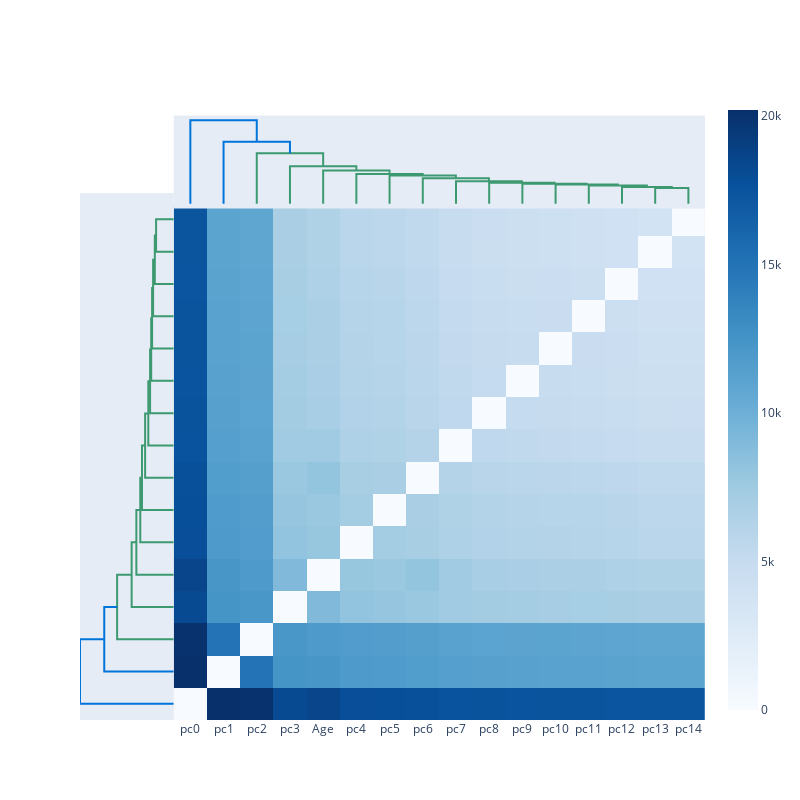

The notebook cell saved with this chart:
### Code cell
import plotly.graph_objects as go
import plotly.figure_factory as ff

import numpy as np
from scipy.spatial.distance import pdist, squareform


# get data

data=X_re_small
#data = np.genfromtxt("http://files.figshare.com/2133304/ExpRawData_E_TABM_84_A_AFFY_44.tab",
#                   names=True,usecols=tuple(range(1,30)),dtype=float, delimiter="\t")
data_array = data.values
data_array = data_array.transpose()
labels =data.columns

# Initialize figure by creating upper dendrogram
fig = ff.create_dendrogram(data_array, orientation='bottom', labels=labels)
for i in range(len(fig['data'])):
    fig['data'][i]['yaxis'] = 'y2'

# Create Side Dendrogram
dendro_side = ff.create_dendrogram(data_array, orientation='right')
for i in range(len(dendro_side['data'])):
    dendro_side['data'][i]['xaxis'] = 'x2'

# Add Side Dendrogram Data to Figure
for data in dendro_side['data']:
    fig.add_trace(data)

# Create Heatmap
dendro_leaves = dendro_side['layout']['yaxis']['ticktext']
dendro_leaves = list(map(int, dendro_leaves))
data_dist = pdist(data_array,metric='euclidean')
#data_dist = pdist(data_array,metric='cosine')

heat_data = squareform(data_dist)
heat_data = heat_data[dendro_leaves,:]
heat_data = heat_data[:,dendro_leaves]

heatmap = [
    go.Heatmap(
        x = dendro_leaves,
        y = dendro_leaves,
        z = heat_data,
        colorscale = 'Blues'
    )
]

heatmap[0]['x'] = fig['layout']['xaxis']['tickvals']
heatmap[0]['y'] = dendro_side['layout']['yaxis']['tickvals']

# Add Heatmap Data to Figure
for data in heatmap:
    fig.add_trace(data)

# Edit Layout
fig.update_layout({'width':800, 'height':800,
                         'showlegend':False, 'hovermode': 'closest',
                         })
# Edit xaxis
fig.update_layout(xaxis={'domain': [.15, 1],
                                  'mirror': False,
                                  'showgrid': False,
                                  'showline': False,
                                  'zeroline': False,
                                  'ticks':""})
# Edit xaxis2
fig.update_layout(xaxis2={'domain': [0, .15],
                                   'mirror': False,
                                   'showgrid': False,
                                   'showline': False,
                                   'zeroline': False,
                                   'showticklabels': False,
                                   'ticks':""})

# Edit yaxis
fig.update_layout(yaxis={'domain': [0, .85],
                                  'mirror': False,
                                  'showgrid': False,
                                  'showline': False,
                                  'zeroline': False,
                                  'showticklabels': False,
                                  'ticks': ""
                        })
# Edit yaxis2
fig.update_layout(yaxis2={'domain':[.825, .975],
                                   'mirror': False,
                                   'showgrid': False,
                                   'showline': False,
                                   'zeroline': False,
                                   'showticklabels': False,
                                   'ticks':""})

# Plot!
fig.show()

### Figure 1 — Plotly figure (JSON) as saved in the notebook; plotly's stock layout.template omitted (floating-point values rounded to 4 significant figures; data arrays with more than 128 entries replaced by an {"elided": "..."} marker saying what was removed)
{"data": [{"hoverinfo": "text", "marker": {"color": "rgb(61,153,112)"}, "mode": "lines", "type": "scatter", "x": [145, 145, 155, 155], "xaxis": "x", "y": [0, 3805.0, 3805.0, 0], "yaxis": "y2"}, {"hoverinfo": "text", "marker": {"color": "rgb(61,153,112)"}, "mode": "lines", "type": "scatter", "x": [135, 135, 150, 150], "xaxis": "x", "y": [0, 4084.0, 4084.0, 3805.0], "yaxis": "y2"}, {"hoverinfo": "text", "marker": {"color": "rgb(61,153,112)"}, "mode": "lines", "type": "scatter", "x": [125, 125, 142.5, 142.5], "xaxis": "x", "y": [0, 4447.0, 4447.0, 4084.0], "yaxis": "y2"}, {"hoverinfo": "text", "marker": {"color": "rgb(61,153,112)"}, "mode": "lines", "type": "scatter", "x": [115, 115, 133.8, 133.8], "xaxis": "x", "y": [0, 4665.0, 4665.0, 4447.0], "yaxis": "y2"}, {"hoverinfo": "text", "marker": {"color": "rgb(61,153,112)"}, "mode": "lines", "type": "scatter", "x": [105, 105, 124.4, 124.4], "xaxis": "x", "y": [0, 4859.0, 4859.0, 4665.0], "yaxis": "y2"}, {"hoverinfo": "text", "marker": {"color": "rgb(61,153,112)"}, "mode": "lines", "type": "scatter", "x": [95, 95, 114.7, 114.7], "xaxis": "x", "y": [0, 5097.0, 5097.0, 4859.0], "yaxis": "y2"}, {"hoverinfo": "text", "marker": {"color": "rgb(61,153,112)"}, "mode": "lines", "type": "scatter", "x": [85, 85, 104.8, 104.8], "xaxis": "x", "y": [0, 5476.0, 5476.0, 5097.0], "yaxis": "y2"}, {"hoverinfo": "text", "marker": {"color": "rgb(61,153,112)"}, "mode": "lines", "type": "scatter", "x": [75, 75, 94.92, 94.92], "xaxis": "x", "y": [0, 6167.0, 6167.0, 5476.0], "yaxis": "y2"}, {"hoverinfo": "text", "marker": {"color": "rgb(61,153,112)"}, "mode": "lines", "type": "scatter", "x": [65, 65, 84.96, 84.96], "xaxis": "x", "y": [0, 6847.0, 6847.0, 6167.0], "yaxis": "y2"}, {"hoverinfo": "text", "marker": {"color": "rgb(61,153,112)"}, "mode": "lines", "type": "scatter", "x": [55, 55, 74.98, 74.98], "xaxis": "x", "y": [0, 7212.0, 7212.0, 6847.0], "yaxis": "y2"}, {"hoverinfo": "text", "marker": {"color": "rgb(61,153,112)"}, "mode": "lines", "type": "scatter", "x": [45, 45, 64.99, 64.99], "xaxis": "x", "y": [0, 8054.0, 8054.0, 7212.0], "yaxis": "y2"}, {"hoverinfo": "text", "marker": {"color": "rgb(61,153,112)"}, "mode": "lines", "type": "scatter", "x": [35, 35, 55.0, 55.0], "xaxis": "x", "y": [0, 9073.0, 9073.0, 8054.0], "yaxis": "y2"}, {"hoverinfo": "text", "marker": {"color": "rgb(61,153,112)"}, "mode": "lines", "type": "scatter", "x": [25, 25, 45.0, 45.0], "xaxis": "x", "y": [0, 12200.0, 12200.0, 9073.0], "yaxis": "y2"}, {"hoverinfo": "text", "marker": {"color": "rgb(0,116,217)"}, "mode": "lines", "type": "scatter", "x": [15, 15, 35.0, 35.0], "xaxis": "x", "y": [0, 14980.0, 14980.0, 12200.0], "yaxis": "y2"}, {"hoverinfo": "text", "marker": {"color": "rgb(0,116,217)"}, "mode": "lines", "type": "scatter", "x": [5, 5, 25.0, 25.0], "xaxis": "x", "y": [0, 20200.0, 20200.0, 14980.0], "yaxis": "y2"}, {"hoverinfo": "text", "marker": {"color": "rgb(61,153,112)"}, "mode": "lines", "type": "scatter", "x": [0, -3805.0, -3805.0, 0], "xaxis": "x2", "y": [145, 145, 155, 155], "yaxis": "y"}, {"hoverinfo": "text", "marker": {"color": "rgb(61,153,112)"}, "mode": "lines", "type": "scatter", "x": [0, -4084.0, -4084.0, -3805.0], "xaxis": "x2", "y": [135, 135, 150, 150], "yaxis": "y"}, {"hoverinfo": "text", "marker": {"color": "rgb(61,153,112)"}, "mode": "lines", "type": "scatter", "x": [0, -4447.0, -4447.0, -4084.0], "xaxis": "x2", "y": [125, 125, 142.5, 142.5], "yaxis": "y"}, {"hoverinfo": "text", "marker": {"color": "rgb(61,153,112)"}, "mode": "lines", "type": "scatter", "x": [0, -4665.0, -4665.0, -4447.0], "xaxis": "x2", "y": [115, 115, 133.8, 133.8], "yaxis": "y"}, {"hoverinfo": "text", "marker": {"color": "rgb(61,153,112)"}, "mode": "lines", "type": "scatter", "x": [0, -4859.0, -4859.0, -4665.0], "xaxis": "x2", "y": [105, 105, 124.4, 124.4], "yaxis": "y"}, {"hoverinfo": "text", "marker": {"color": "rgb(61,153,112)"}, "mode": "lines", "type": "scatter", "x": [0, -5097.0, -5097.0, -4859.0], "xaxis": "x2", "y": [95, 95, 114.7, 114.7], "yaxis": "y"}, {"hoverinfo": "text", "marker": {"color": "rgb(61,153,112)"}, "mode": "lines", "type": "scatter", "x": [0, -5476.0, -5476.0, -5097.0], "xaxis": "x2", "y": [85, 85, 104.8, 104.8], "yaxis": "y"}, {"hoverinfo": "text", "marker": {"color": "rgb(61,153,112)"}, "mode": "lines", "type": "scatter", "x": [0, -6167.0, -6167.0, -5476.0], "xaxis": "x2", "y": [75, 75, 94.92, 94.92], "yaxis": "y"}, {"hoverinfo": "text", "marker": {"color": "rgb(61,153,112)"}, "mode": "lines", "type": "scatter", "x": [0, -6847.0, -6847.0, -6167.0], "xaxis": "x2", "y": [65, 65, 84.96, 84.96], "yaxis": "y"}, {"hoverinfo": "text", "marker": {"color": "rgb(61,153,112)"}, "mode": "lines", "type": "scatter", "x": [0, -7212.0, -7212.0, -6847.0], "xaxis": "x2", "y": [55, 55, 74.98, 74.98], "yaxis": "y"}, {"hoverinfo": "text", "marker": {"color": "rgb(61,153,112)"}, "mode": "lines", "type": "scatter", "x": [0, -8054.0, -8054.0, -7212.0], "xaxis": "x2", "y": [45, 45, 64.99, 64.99], "yaxis": "y"}, {"hoverinfo": "text", "marker": {"color": "rgb(61,153,112)"}, "mode": "lines", "type": "scatter", "x": [0, -9073.0, -9073.0, -8054.0], "xaxis": "x2", "y": [35, 35, 55.0, 55.0], "yaxis": "y"}, {"hoverinfo": "text", "marker": {"color": "rgb(61,153,112)"}, "mode": "lines", "type": "scatter", "x": [0, -12200.0, -12200.0, -9073.0], "xaxis": "x2", "y": [25, 25, 45.0, 45.0], "yaxis": "y"}, {"hoverinfo": "text", "marker": {"color": "rgb(0,116,217)"}, "mode": "lines", "type": "scatter", "x": [0, -14980.0, -14980.0, -12200.0], "xaxis": "x2", "y": [15, 15, 35.0, 35.0], "yaxis": "y"}, {"hoverinfo": "text", "marker": {"color": "rgb(0,116,217)"}, "mode": "lines", "type": "scatter", "x": [0, -20200.0, -20200.0, -14980.0], "xaxis": "x2", "y": [5, 5, 25.0, 25.0], "yaxis": "y"}, {"colorscale": [[0, "rgb(247,251,255)"], [0.125, "rgb(222,235,247)"], [0.25, "rgb(198,219,239)"], [0.375, "rgb(158,202,225)"], [0.5, "rgb(107,174,214)"], [0.625, "rgb(66,146,198)"], [0.75, "rgb(33,113,181)"], [0.875, "rgb(8,81,156)"], [1, "rgb(8,48,107)"]], "type": "heatmap", "x": [5, 15, 25, 35, 45, 55, 65, 75, 85, 95, 105, 115, 125, 135, 145, 155], "y": [5, 15, 25, 35, 45, 55, 65, 75, 85, 95, 105, 115, 125, 135, 145, 155], "z": {"elided": "16x16 float values"}}], "layout": {"autosize": false, "height": 800, "hovermode": "closest", "showlegend": false, "width": 800, "xaxis": {"domain": [0.15, 1], "mirror": false, "rangemode": "tozero", "showgrid": false, "showline": false, "showticklabels": true, "tickmode": "array", "ticks": "", "ticktext": ["pc0", "pc1", "pc2", "pc3", "Age", "pc4", "pc5", "pc6", "pc7", "pc8", "pc9", "pc10", "pc11", "pc12", "pc13", "pc14"], "tickvals": [5, 15, 25, 35, 45, 55, 65, 75, 85, 95, 105, 115, 125, 135, 145, 155], "type": "linear", "zeroline": false}, "xaxis2": {"domain": [0, 0.15], "mirror": false, "showgrid": false, "showline": false, "showticklabels": false, "ticks": "", "zeroline": false}, "yaxis": {"domain": [0, 0.85], "mirror": false, "rangemode": "tozero", "showgrid": false, "showline": false, "showticklabels": false, "ticks": "", "type": "linear", "zeroline": false}, "yaxis2": {"domain": [0.825, 0.975], "mirror": false, "showgrid": false, "showline": false, "showticklabels": false, "ticks": "", "zeroline": false}}}
